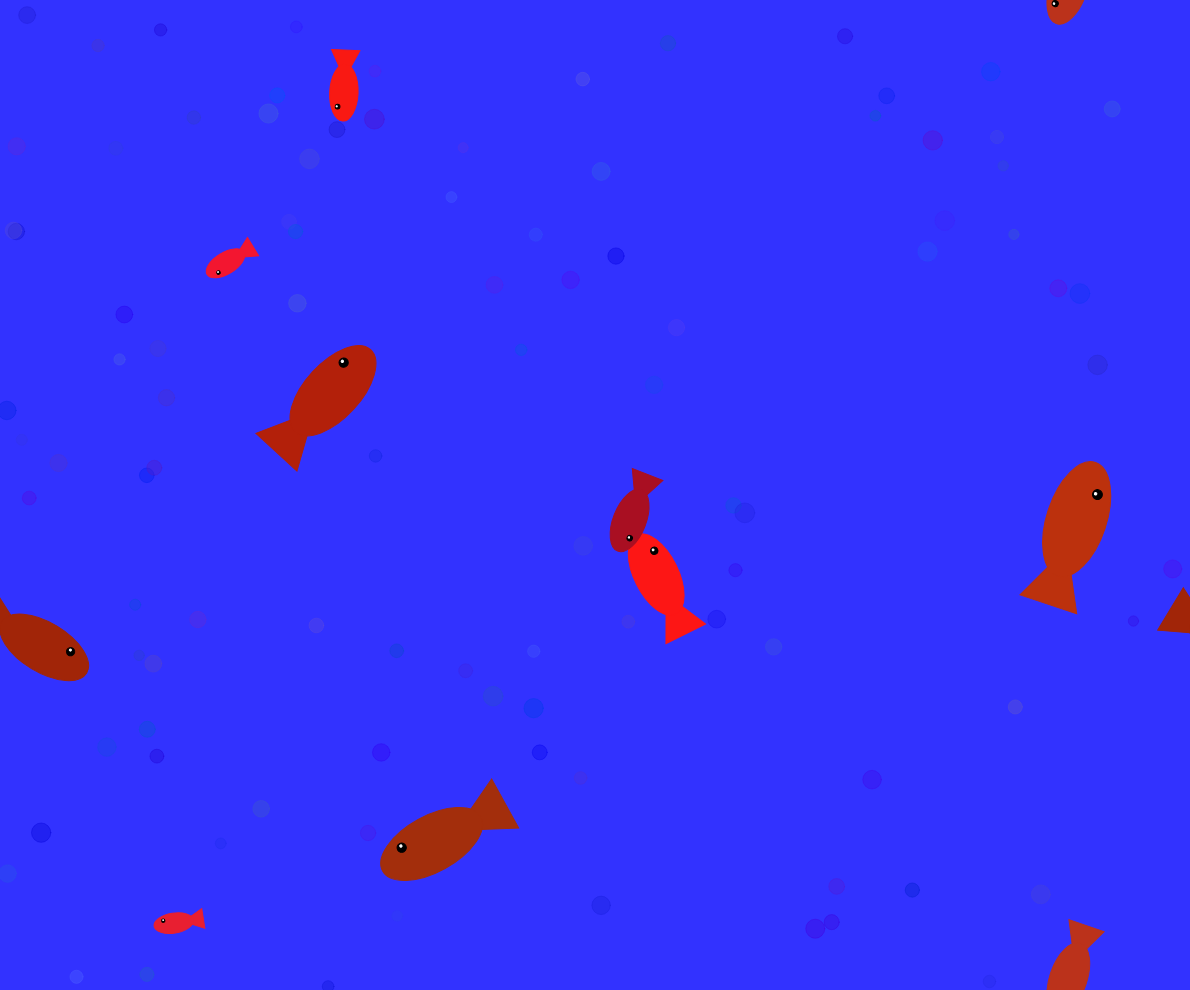
Frame 1 (no input)
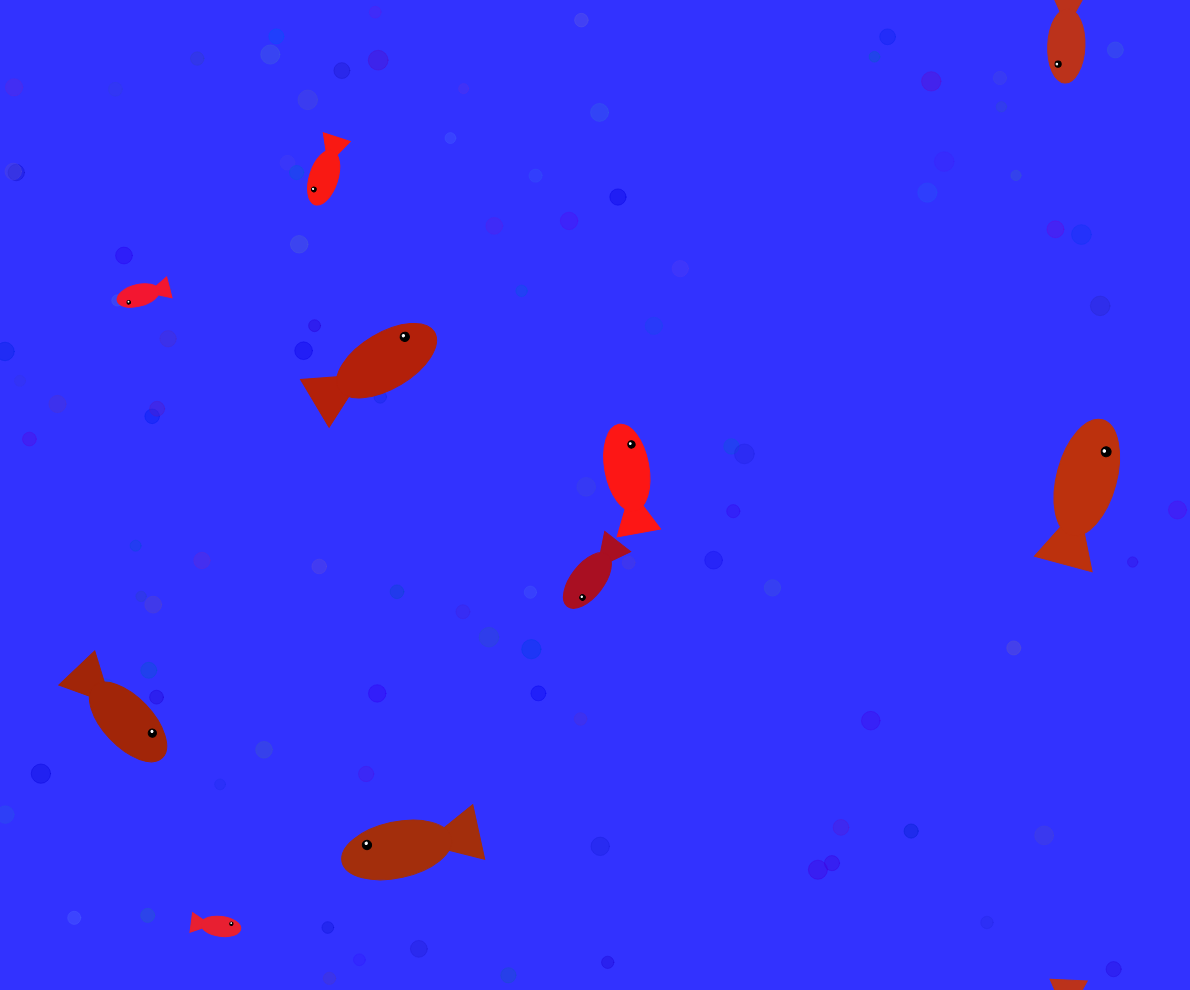
Frame 60 (no input)
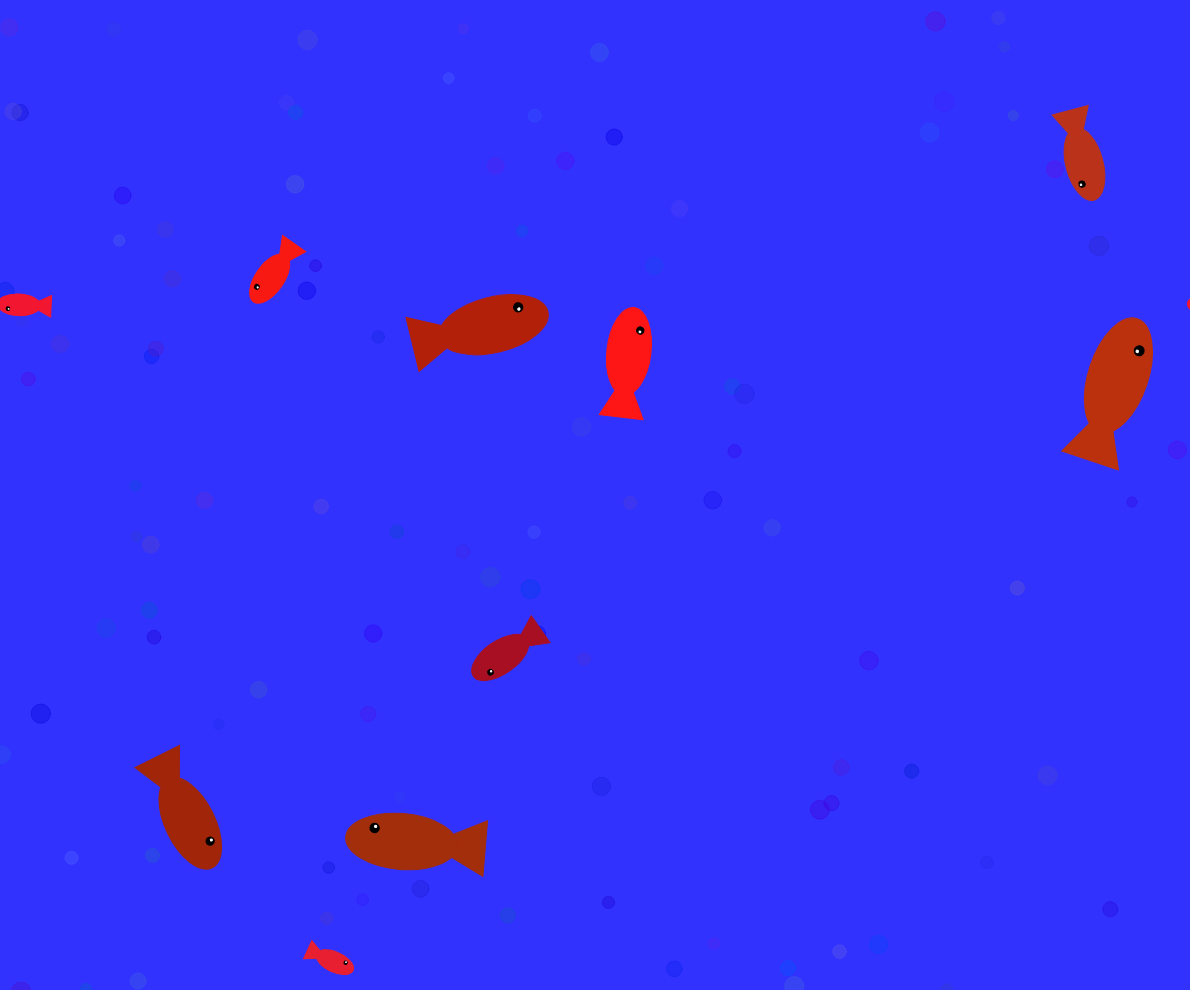
Frame 120 (the mouse pressed at the canvas centre since frame 60)

The p5.js sketch that drew these frames (run headless with seeded random() and noise() and a simulated clock; from frame 60 on, the mouse is pressed at the canvas centre):

// p5.js sketch
// ── sketch.js
let fish;
let fishs = [];
let bubbles = [];
let time = 0;
let acc_time = 100;
let acc_angle_time = 1000;

function setup() {
	createCanvas(window.innerWidth-10, window.innerHeight-10);
	for(let i = 0 ; i < 10 ; i++) {
		let fish = {
			"pos": createVector(Math.random()*width, Math.random()*height),
			"speed": Math.random(),
			"acc": Math.random()-0.5,
			"reverse": Math.random()<0.5?true:false,
			"angle": Math.random()*2*Math.PI,
			"speed_angle": Math.random()/100-0.005,
			"acc_angle": Math.random()/100-0.005,
			"size": 10+Math.random()*50,
			"color": color(Math.random()*100+155,Math.random()*50,Math.random()*50)
		};
		fishs.push(fish);
	}
	for(let i = 0 ; i < 100 ; i++) {
		let bubble = {
			"pos":createVector(Math.random()*width, Math.random()*height),
			"size":Math.random()*10+10,
			"color":color(Math.random()*100, Math.random()*100, Math.random()*55+200, 100)
		};
		bubbles.push(bubble);
	}
}

function draw() {
	background(50,50,255);
	draw_bubbles();
	draw_fishs();
	move_all();
	time+=1;
}

function draw_fishs() {
	for(let i = 0 ; i < fishs.length ; i++) {
		draw_modulo_fish(fishs[i]);
	}
}

function draw_modulo_fish(fish) {
	for(let x = -1; x<=1 ; x++) {
		for(let y = -1; y<=1 ; y++) {
			push();
			draw_origin_fish(fish, fish["pos"].x+x*width, fish["pos"].y+y*height);
			pop();
		}
	}
}

function draw_origin_fish(fish,tx,ty){
	let mult = (fish["reverse"]?-1:1);
	push();
	translate(tx,ty);
	rotate(fish["angle"]);
	fill(fish["color"]);
	stroke(fish["color"]);
	let size = fish["size"];
	triangle(-size*mult,-size/2,-size*mult,size/2,0,0);
	ellipse(size/2*mult,0,2*size,size);
	stroke(0);
	fill(0);
	let eye_pos = createVector(size*mult, -size/5);
	circle(eye_pos.x, eye_pos.y, size/6);
	stroke(255);
	fill(255);
	let rotated_eye_pos = eye_pos.copy();
	rotated_eye_pos.rotate(fish["angle"]);
	let direction = createVector(mouseX,mouseY).sub(tx,ty).sub(rotated_eye_pos).rotate(-fish["angle"]);
	direction.normalize();
	direction.mult(size/30);
	circle(eye_pos.x+direction.x, eye_pos.y+direction.y, size/24);
	pop();
}

function draw_bubbles() {
	for(let i = 0 ; i < bubbles.length ; i++) {
		let bubble = bubbles[i];
		stroke(bubble["color"]);
		fill(bubble["color"]);
		circle(bubble["pos"].x, bubble["pos"].y, bubble["size"]);
	}
}

function move_all() {
	for(let i = 0 ; i < bubbles.length ; i++) {
		let bubble = bubbles[i];
		if(bubble["pos"].y < bubble["size"]) {
			bubble["pos"] = createVector(Math.random()*width, height+bubble["size"]);
		} else {
			bubble["pos"].add(Math.random()-0.5, -1);
		}
	}
	for(let i = 0 ; i < fishs.length ; i++) {
		let fish = fishs[i];
		let forward = createVector(cos(fish["angle"]), sin(fish["angle"])).mult(fish["speed"]);
		if(fish["reverse"]) {
			forward.mult(-1);
		}
		fish["pos"].add(forward);
		if(fish["pos"].x >= width) {
			fish["pos"].x = 0;
		}
		if(fish["pos"].x < 0) {
			fish["pos"].x = width-1;
		}
		if(fish["pos"].y >= height) {
			fish["pos"].y = 0;
		}
		if(fish["pos"].y < 0) {
			fish["pos"].y = height-1;
		}
		fish["speed"] += fish["acc"];
		if(fish["speed"]<=0) {
			fish["speed"]=-fish["speed"];
			fish["acc"]=-fish["acc"];
			fish["reverse"]=!fish["reverse"];
		}
		if(fish["speed"]>2) {
			fish["speed"]=2;
			fish["acc"]=0;
		}
		if(time%acc_time==0) {
			fish["acc"]=Math.random()/10-0.05;
		}
		fish["angle"]+=fish["speed_angle"];
		fish["speed_angle"]+=fish["acc_angle"];
		if(fish["speed_angle"]>0.005) {
			fish["speed_angle"] = 0.005;
			fish["acc_angle"]=0;
		}
		if(fish["speed_angle"]<-0.005) {
			fish["speed_angle"] = -0.005;
			fish["acc_angle"]=0;
		}
		if(time%acc_angle_time == 0) {
			fish["acc_angle"] = Math.random()/100-0.005;
		}
	}
}
